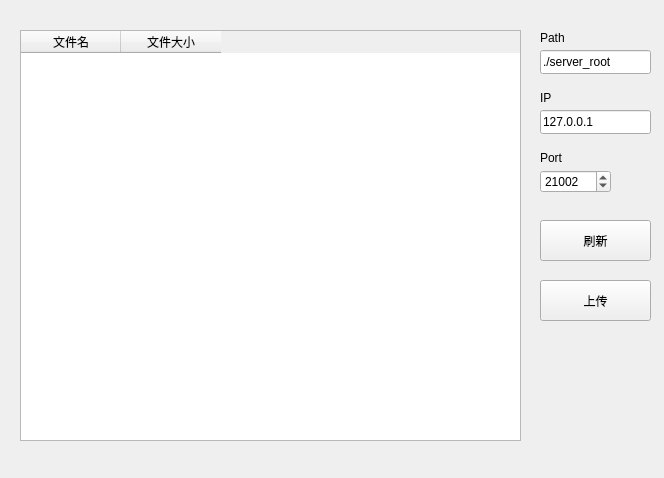
<?xml version="1.0" encoding="UTF-8"?>
<ui version="4.0">
 <class>Widget</class>
 <widget class="QWidget" name="Widget">
  <property name="geometry">
   <rect>
    <x>0</x>
    <y>0</y>
    <width>664</width>
    <height>478</height>
   </rect>
  </property>
  <property name="windowTitle">
   <string>Widget</string>
  </property>
  <widget class="QPushButton" name="refreshButton">
   <property name="geometry">
    <rect>
     <x>540</x>
     <y>220</y>
     <width>111</width>
     <height>41</height>
    </rect>
   </property>
   <property name="text">
    <string>刷新</string>
   </property>
  </widget>
  <widget class="QPushButton" name="uploadButton">
   <property name="geometry">
    <rect>
     <x>540</x>
     <y>280</y>
     <width>111</width>
     <height>41</height>
    </rect>
   </property>
   <property name="text">
    <string>上传</string>
   </property>
  </widget>
  <widget class="QTableWidget" name="fileListWidget">
   <property name="geometry">
    <rect>
     <x>20</x>
     <y>30</y>
     <width>501</width>
     <height>411</height>
    </rect>
   </property>
   <column>
    <property name="text">
     <string>文件名</string>
    </property>
   </column>
   <column>
    <property name="text">
     <string>文件大小</string>
    </property>
   </column>
  </widget>
  <widget class="QLineEdit" name="ipEdit">
   <property name="geometry">
    <rect>
     <x>540</x>
     <y>110</y>
     <width>111</width>
     <height>24</height>
    </rect>
   </property>
   <property name="text">
    <string>127.0.0.1</string>
   </property>
  </widget>
  <widget class="QSpinBox" name="portBox">
   <property name="geometry">
    <rect>
     <x>540</x>
     <y>170</y>
     <width>71</width>
     <height>23</height>
    </rect>
   </property>
   <property name="maximum">
    <number>65535</number>
   </property>
   <property name="value">
    <number>21002</number>
   </property>
  </widget>
  <widget class="QLabel" name="portLabel">
   <property name="geometry">
    <rect>
     <x>540</x>
     <y>150</y>
     <width>46</width>
     <height>16</height>
    </rect>
   </property>
   <property name="text">
    <string>Port</string>
   </property>
  </widget>
  <widget class="QLabel" name="ipLabel">
   <property name="geometry">
    <rect>
     <x>540</x>
     <y>90</y>
     <width>46</width>
     <height>16</height>
    </rect>
   </property>
   <property name="text">
    <string>IP</string>
   </property>
  </widget>
  <widget class="QLineEdit" name="pathEdit">
   <property name="geometry">
    <rect>
     <x>540</x>
     <y>50</y>
     <width>111</width>
     <height>24</height>
    </rect>
   </property>
   <property name="text">
    <string>./server_root</string>
   </property>
  </widget>
  <widget class="QLabel" name="pathLabel">
   <property name="geometry">
    <rect>
     <x>540</x>
     <y>30</y>
     <width>46</width>
     <height>16</height>
    </rect>
   </property>
   <property name="text">
    <string>Path</string>
   </property>
  </widget>
 </widget>
 <resources/>
 <connections>
  <connection>
   <sender>refreshButton</sender>
   <signal>clicked()</signal>
   <receiver>Widget</receiver>
   <slot>Refresh()</slot>
   <hints>
    <hint type="sourcelabel">
     <x>580</x>
     <y>50</y>
    </hint>
    <hint type="destinationlabel">
     <x>663</x>
     <y>186</y>
    </hint>
   </hints>
  </connection>
  <connection>
   <sender>uploadButton</sender>
   <signal>clicked()</signal>
   <receiver>Widget</receiver>
   <slot>Upload()</slot>
   <hints>
    <hint type="sourcelabel">
     <x>599</x>
     <y>103</y>
    </hint>
    <hint type="destinationlabel">
     <x>636</x>
     <y>217</y>
    </hint>
   </hints>
  </connection>
 </connections>
 <slots>
  <slot>Refresh()</slot>
  <slot>Upload()</slot>
 </slots>
</ui>
